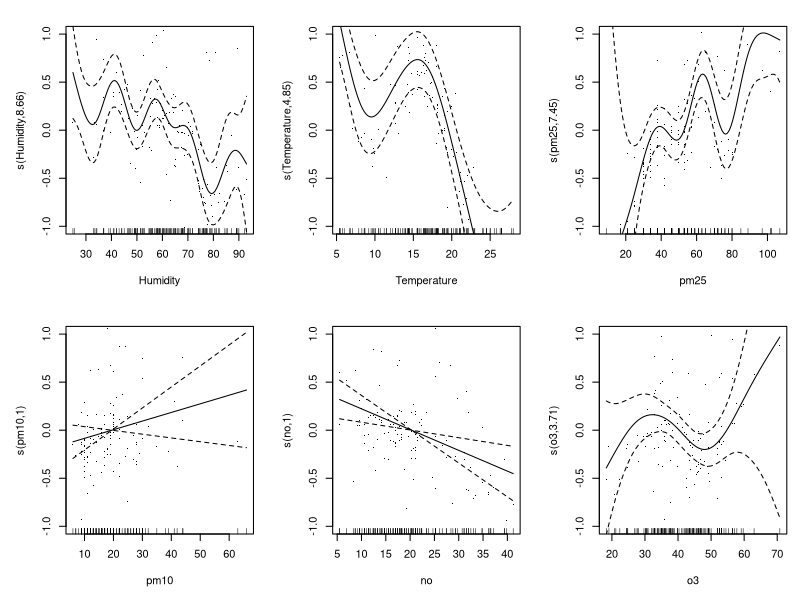
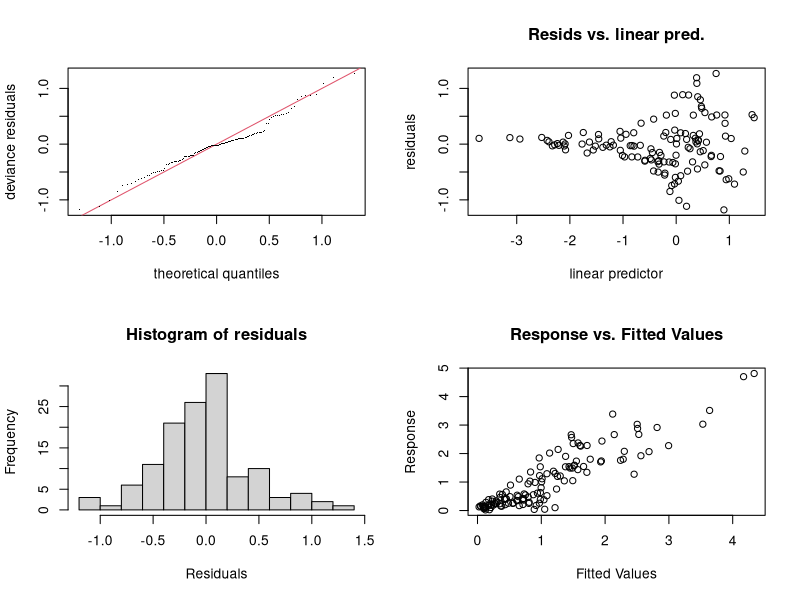
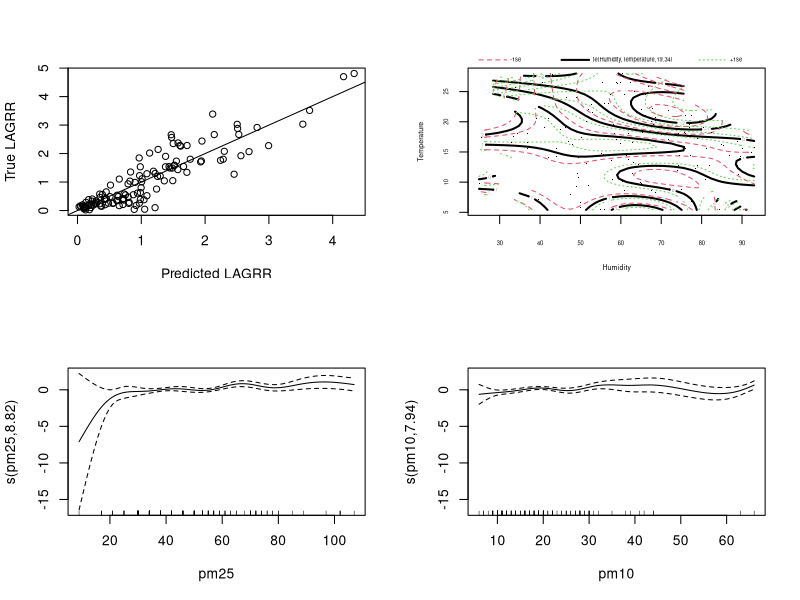
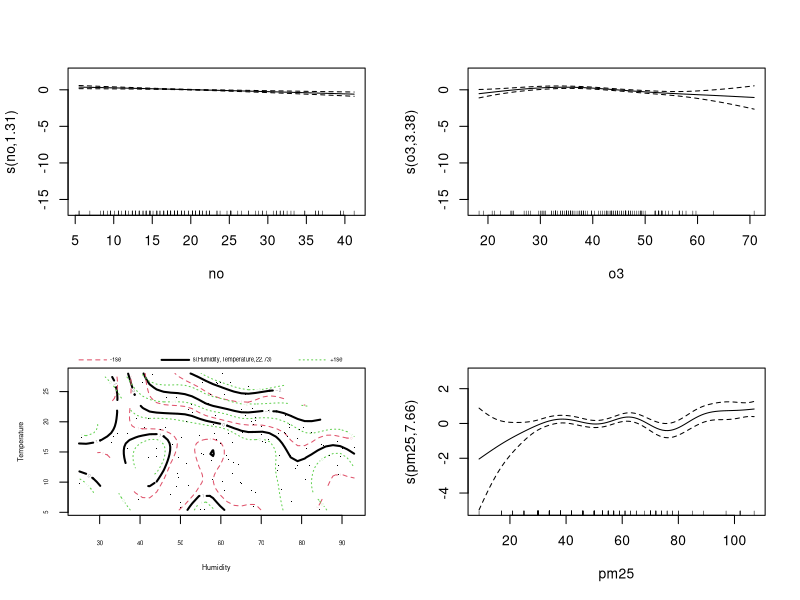
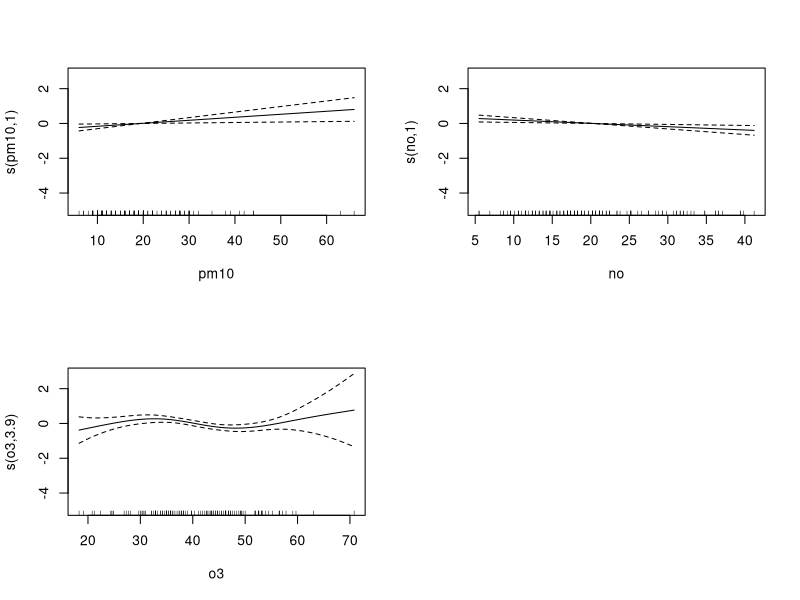

Reproduce these figures in R, in order.
## ---- chunk 1
library(mgcv)
library(nlme)
## ---- chunk 2
milan_full <- read.csv("milan_full.csv")
milan_full <- na.omit(milan_full)
## ---- chunk 3
infections.gam <- gam(LAGRR ~ s(Humidity) + s(Temperature) + s(pm25) + s(pm10) + s(no) + s(o3), family=gaussian(link="log"), data=milan_full)
## ---- chunk 4
plot(infections.gam, ylim=c(-1,1),scale=0,se=2, residuals=TRUE, shade=TRUE,pages=1)
## ---- chunk 5
summary(infections.gam)
## ---- chunk 6
par(mfrow = c(2,2))
gam.check(infections.gam)
## ---- chunk 7
pred_infectionsgam = predict(infections.gam, type = "response")
plot(pred_infectionsgam, milan_full$LAGRR, xlab = "Predicted LAGRR", ylab = "True LAGRR")
abline(0,1)
## ---- chunk 8
infections.gamTE <- gam(LAGRR ~ te(Humidity,Temperature) + s(pm25) + s(pm10) + s(no) + s(o3), family=gaussian(link="log"), data=milan_full)
summary(infections.gamTE)
plot(infections.gamTE)
## ---- chunk 9
infections.gamtps <- gam(LAGRR ~ s(Humidity,Temperature) + s(pm25) + s(pm10) + s(no) + s(o3), family=gaussian(link="log"), data=milan_full)
summary(infections.gamtps)
plot(infections.gamtps)
## ---- chunk 10
anova.gam(infections.gamTE, infections.gamtps, infections.gam)
## ---- chunk 11
AIC(infections.gamtps, infections.gamTE, infections.gam)
